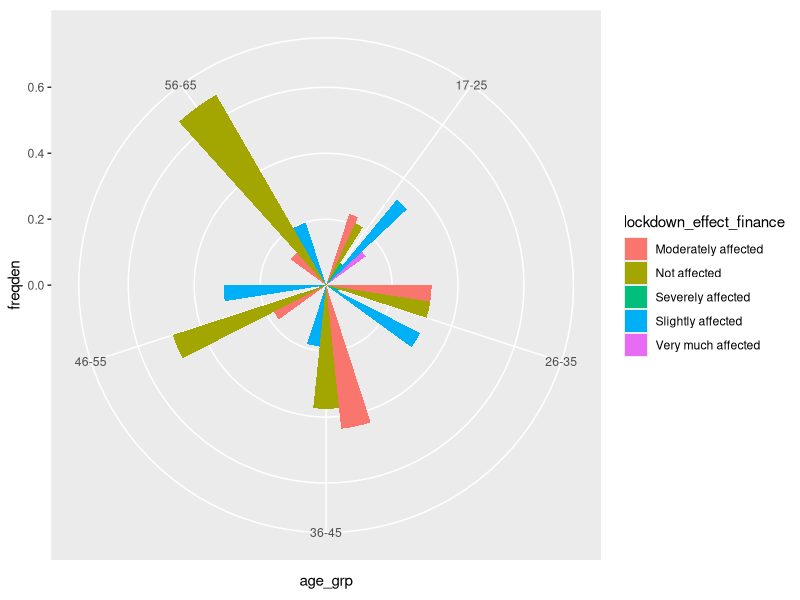
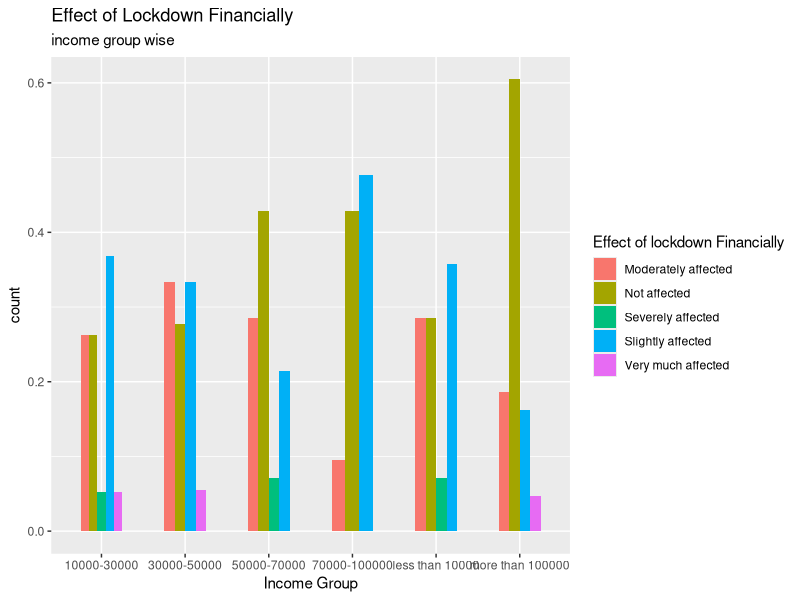
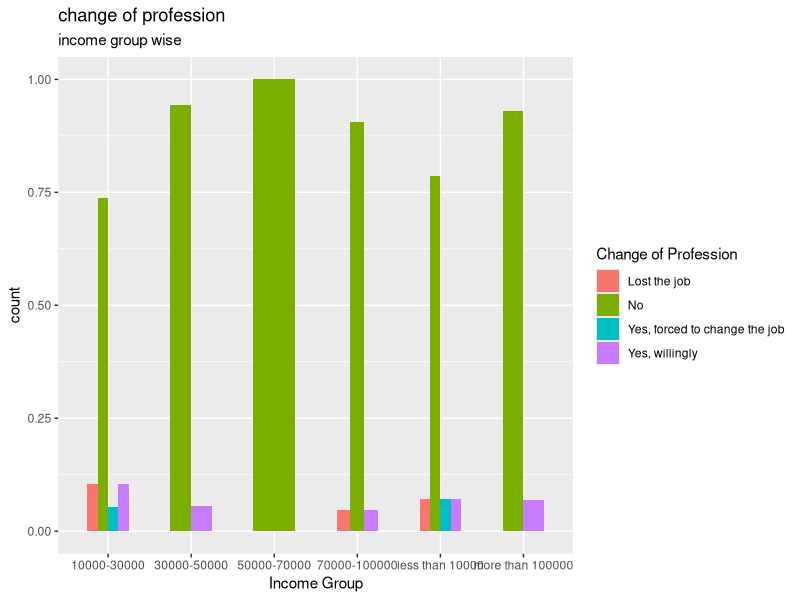
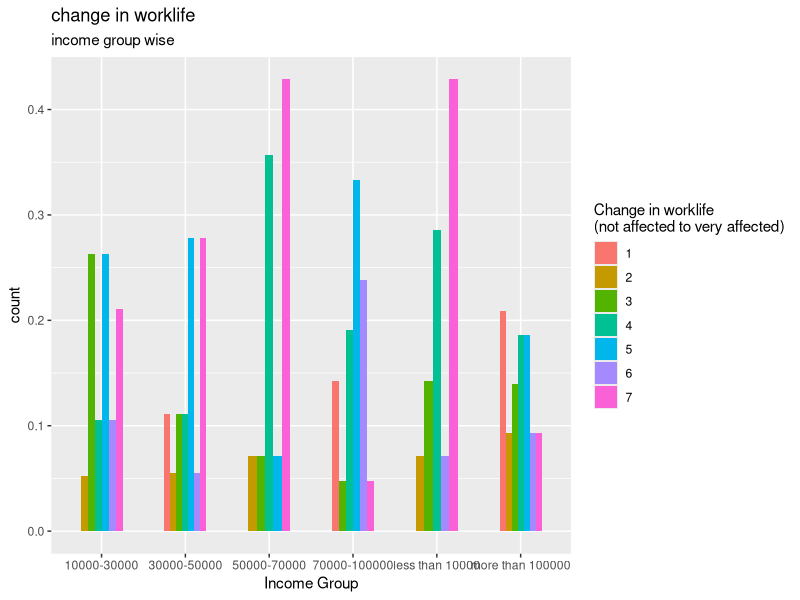
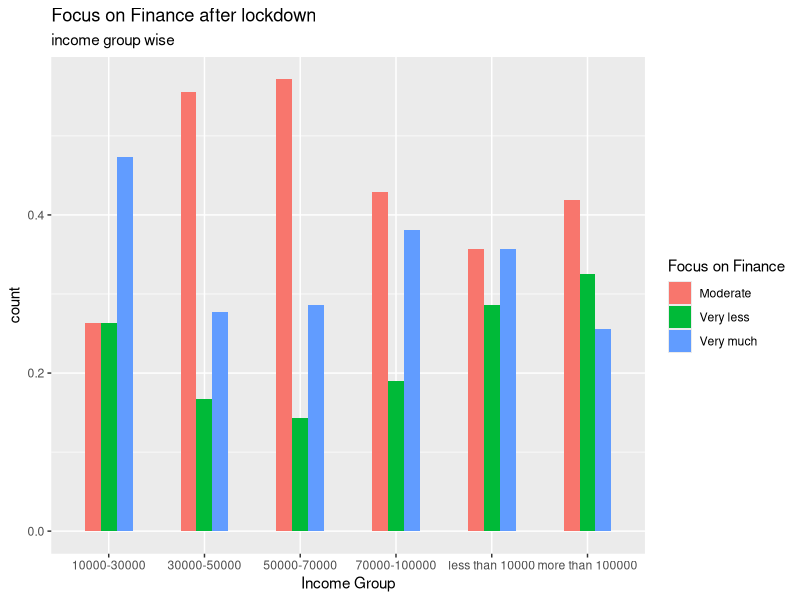
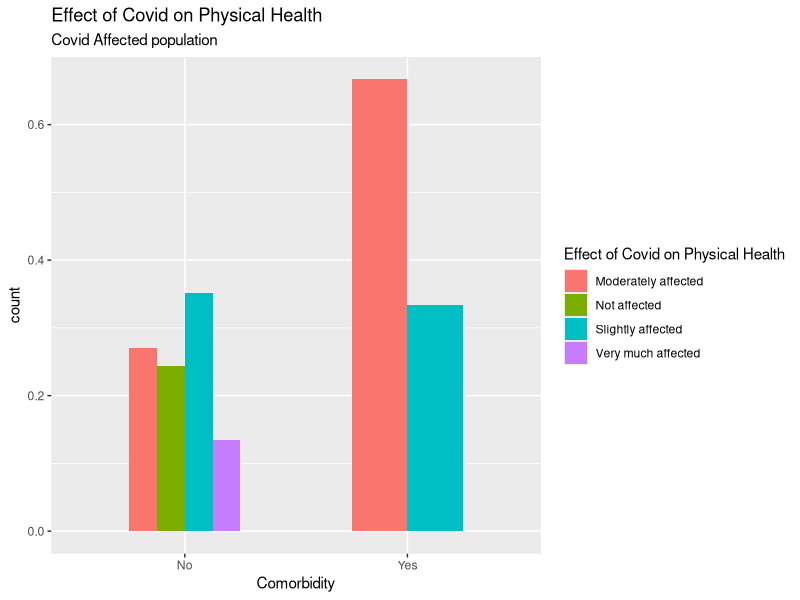

The R source for these figures, in order:
library(dplyr)
library(stringr)
library(ggplot2)

df1 <- read.csv("data2.csv",as.is = c(1:5),na.strings = '')


df2 <- df1[-1]
glimpse(df2)
summary(df2)
head(df2)
apply(df2,2,table)

vec1 <- c("age","gender","location","profession","income_per_month","covid_affected","vaccinated_no_of_doses",
          "lockdown_effect_finance","lockdown_effect_physically","lockdown_effect_mentally",
          "comorbidity","exercise_freq","view_on_exercise","traveling_freq_work",
          "traveling_freq_emergency","traveling_freq_vacation","covid_precautions",
          "covid_effect_on_work","profession_change","focus_on_physical_health",
          "focus_on_mental_health","focus_on_finance")
ncol(df2)
colnames(df2) <- vec1
glimpse(df2)
df2$age <- as.integer(df2$age)
table(df2$age)


df3 <- df2%>%
  mutate_at(c(3,4),tolower)
glimpse(df3)
mapply(levels,df3)



levels(df3$vaccinated_no_of_doses) <- c(0,2,1)

table(df3$location)
table(df3$profession)
glimpse(df3)
table(df3$covid_affected)
df3$covid_affected1 = df3$covid_affected
levels(df3$covid_affected1) <- c(0,0,NA,1)
df3$covid_affected1


df3$profession1 <- df3$profession

table(df3$profession1)


summary(df3$age)
df3$profession1[which(str_detect(df3$profession1,c("student|nursing|studying")))] = "student"
df3$profession1[which(str_detect(df3$profession1,c("home|house|retired|retd|graduate|no")))] = "unemployed"
df3$profession1[which(str_detect(df3$profession1,c("student|unemployed"),negate = T))] = "employed" 
table(df3$profession1)

df3 <- df3[complete.cases(df3$age),]

age_gr1 <- 17:25
age_gr2 <- 26:35
age_gr3 <- 36:45
age_gr4 <- 46:55
age_gr5 <- 56:65

group_div <- function(x){
  if(x %in% age_gr1){
    paste0("17-25")
  }else if(x %in% age_gr2){
    paste0("26-35")
  }else if(x %in% age_gr3){
    paste0("36-45")
  }else if(x %in% age_gr4){
    paste0("46-55")
  }else if(is.na(x)){
    print(NA)
  }else{
    "56-65"
  }    
}
df3$age_grp <- sapply(df3$age,group_div)





##################Q1
#age-wise effect of lockdown financially

age_count <- df3 %>% 
  group_by(age_grp) %>% 
  summarise(count= n())

age_count

df_age <- df3 %>% 
  group_by(age_grp,lockdown_effect_finance) %>% 
  summarise(count = n())
df_age

tab <- data.frame(table(df_age$age_grp))
tab

df_age$total <- rep(age_count$count,times=tab$Freq)
df_age$freqden <- df_age$count/df_age$total
names(df3)
df3$lockdown_effect_finance


ggplot(data=df_age ,aes(x= age_grp,y= freqden ,fill= lockdown_effect_finance ))+
  geom_bar(position="dodge",stat="identity",width =0.5)+coord_polar()
labs(y="Count",x="Age group",title="Effect of Lockdown Financially",
     fill= "Effect of lockdown Financially", subtitle = "Age wise",fill="Frequency density")


#####################################
#Income group wise effect of lock down financially

df_fin1 <- subset(df3,profession1 != "student",select = c("income_per_month","lockdown_effect_finance"))

igrp_count <- df_fin1 %>% 
  group_by(income_per_month) %>% 
  summarise(count= n())


df_fin <- df_fin1 %>% 
  group_by(income_per_month,lockdown_effect_finance) %>% 
  summarise(count = n())

tab2 <- data.frame(table(df_fin$income_per_month))


df_fin$total <- rep(igrp_count$count,times=tab2$Freq)
df_fin$freqden <- df_fin$count/df_fin$total

ggplot(data=df_fin ,aes(x= income_per_month,y= freqden ,fill= lockdown_effect_finance ))+
  geom_bar(position="dodge",stat="identity",width =0.5)+
  labs(y="count",x="Income Group",title="Effect of Lockdown Financially",
       fill= "Effect of lockdown Financially", subtitle = "income group wise",fill="Frequency density")


#####################################################
#Change of profession in every income group


df_fin2 <- subset(df3,profession1 != "student",select = c("income_per_month","profession_change"))

igrp_count <- df_fin2 %>% 
  group_by(income_per_month) %>% 
  summarise(count= n())


df_fina <- df_fin2 %>% 
  group_by(income_per_month,profession_change) %>% 
  summarise(count = n())

tab2 <- data.frame(table(df_fina$income_per_month))


df_fina$total <- rep(igrp_count$count,times=tab2$Freq)
df_fina$freqden <- df_fina$count/df_fina$total

ggplot(data=df_fina ,aes(x= income_per_month,y= freqden ,fill= profession_change ))+
  geom_bar(position="dodge",stat="identity",width =0.5)+
  labs(y="count",x="Income Group",title="change of profession",
       fill= "Change of Profession", subtitle = "income group wise",fill="Frequency density")
          
          
          
  
##############################################################
#change in work life in different age groups


df_fin3 <- subset(df3,profession1 != "student",select = c("income_per_month","covid_effect_on_work"))

igrp_count <- df_fin3 %>% 
  group_by(income_per_month) %>% 
  summarise(count= n())


df_finan <- df_fin3 %>% 
  group_by(income_per_month,covid_effect_on_work) %>% 
  summarise(count = n())

tab2 <- data.frame(table(df_finan$income_per_month))

df_finan$total <- rep(igrp_count$count,times=tab2$Freq)
df_finan$freqden <- df_finan$count/df_finan$total

ggplot(data=df_finan ,aes(x= income_per_month,y= freqden ,fill= as.factor(covid_effect_on_work) ))+
  geom_bar(position="dodge",stat="identity",width =0.5)+
  labs(y="count",x="Income Group",title="change in worklife",
       fill= "Change in worklife\n(not affected to very affected)", subtitle = "income group wise",fill="Frequency density")

###########################################################
#focus of people in different income groups after lockdown


df_fin4 <- subset(df3,profession1 != "student",select = c("income_per_month","focus_on_finance"))

igrp_count <- df_fin4 %>% 
  group_by(income_per_month) %>% 
  summarise(count= n())

df_fin_focus <- df_fin4 %>% 
  group_by(income_per_month,focus_on_finance) %>% 
  summarise(count = n())

tab2 <- data.frame(table(df_fin_focus$income_per_month))


df_fin_focus$total <- rep(igrp_count$count,times=tab2$Freq)
df_fin_focus$freqden <- df_fin_focus$count/df_fin_focus$total

ggplot(data=df_fin_focus ,aes(x= income_per_month,y= freqden ,fill= focus_on_finance ))+
  geom_bar(position="dodge",stat="identity",width =0.5)+
  labs(y="count",x="Income Group",title="Focus on Finance after lockdown",
       fill= "Focus on Finance", subtitle = "income group wise",fill="Frequency density")


############################################################
#people who has co morbidity how their physical health is affected

                

df_covid <- subset(df3,covid_affected1 == 1 , select = c(comorbidity,lockdown_effect_physically))
df_covid <- df_covid[complete.cases(df_covid),]


comorb_count <- df_covid %>% 
  group_by(comorbidity) %>% 
  summarise(count= n())

df_covid1 <- df_covid %>% 
  group_by(comorbidity,lockdown_effect_physically) %>% 
  summarise(count = n())

tab2 <- data.frame(table(df_covid1$comorbidity))

df_covid1$total <- rep(comorb_count$count,times = c(4,2))
df_covid1$freqden <- df_covid1$count/df_covid1$total

ggplot(data=df_covid1 ,aes(x= comorbidity,y= freqden ,fill= lockdown_effect_physically ))+
  geom_bar(position="dodge",stat="identity",width =0.5)+
  labs(y="count",x="Comorbidity",title="Effect of Covid on Physical Health",
       fill= "Effect of Covid on Physical Health", subtitle = "Covid Affected population")          
          
